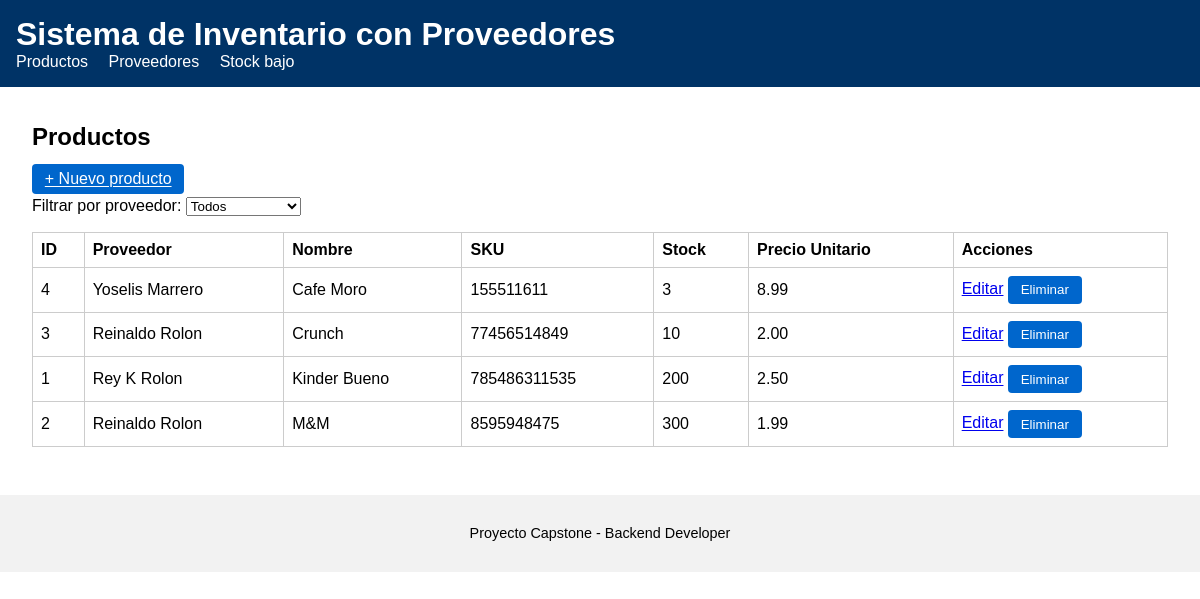
Page /products on the committed database.
### models.py (models this page shows, shortened)
class Product(db.Model):
    __tablename__ = "products"
    id = db.Column(db.Integer, primary_key=True)
    supplier_id = db.Column(db.Integer, db.ForeignKey("suppliers.id"), nullable=False)
    name = db.Column(db.String(120), nullable=False)
    sku = db.Column(db.String(80), unique=True, nullable=False)
    stock = db.Column(db.Integer, nullable=False, default=0)
    unit_price = db.Column(db.Float, nullable=False, default=0.0)

class Supplier(db.Model):
    __tablename__ = "suppliers"
    id = db.Column(db.Integer, primary_key=True)
    name = db.Column(db.String(120), nullable=False)
    contact_email = db.Column(db.String(120))
    phone = db.Column(db.String(120))
    products = db.relationship("Product", backref="supplier", lazy=True)

### app.py (the view)
    @app.route("/products")
    def list_products():
        supplier_id = request.args.get("supplier_id", type=int)
        suppliers = Supplier.query.order_by(Supplier.name).all()
        query = Product.query.order_by(Product.name)
        if supplier_id:
            query = query.filter(Product.supplier_id == supplier_id)
        products = query.all()
        return render_template(
            "products_list.html",
            products=products,
            suppliers=suppliers,
            selected_supplier_id=supplier_id
        )

### templates/products_list.html (shortened to what this page needs)
{% extends "base.html" %}
{% block content %}
<h2>Productos</h2>
<a class="btn" href="{{ url_for('create_product') }}">+ Nuevo producto</a>
<form method="get" class="filter-form">
    <label>Filtrar por proveedor:
        <select name="supplier_id" onchange="this.form.submit()">
            <option value="">Todos</option>
        </select>
    </label>
</form>
<table>
    <thead>
        <tr>
            <th>ID</th>
            <th>Proveedor</th>
            <th>Nombre</th>
            <th>SKU</th>
            <th>Stock</th>
            <th>Precio Unitario</th>
            <th>Acciones</th>
        </tr>
    </thead>
    <tbody>
    {% for product in products %}
        <tr>
            <td>{{ product.id }}</td>
            <td>{{ product.supplier.name }}</td>
            <td>{{ product.name }}</td>
            <td>{{ product.sku }}</td>
            <td>{{ product.stock }}</td>
            <td>{{ "%.2f"|format(product.unit_price) }}</td>
            <td>
                <a href="{{ url_for('edit_product', product_id=product.id) }}">Editar</a>
                <form action="{{ url_for('delete_product', product_id=product.id) }}" method="post" style="display:inline;" onsubmit="return confirm('¿Seguro que deseas eliminar este producto?');">
                    <button type="submit">Eliminar</button>
                </form>
            </td>
        </tr>
    {% else %}
        <tr><td colspan="7">No hay productos registrados.</td></tr>
    {% endfor %}
    </tbody>
</table>
{% endblock %}

### static/css/styles.css (style rules this page uses)
body { font-family: Arial, sans-serif; margin: 0; padding: 0; }
table { width: 100%; border-collapse: collapse; margin-top: 1rem; }
table th, table td { border: 1px solid #ccc; padding: 0.5rem; text-align: left; }
.btn, button { background: #0066cc; color: white; padding: 0.4rem 0.8rem; border: none; cursor: pointer; border-radius: 4px; }
form label { display: block; margin: 0.5rem 0; }

### rows in the picture
Product: id "4", supplier.name "Yoselis Marrero", name "Cafe Moro", sku "155511611", stock "3", unit_price "8.99"
Product: id "3", supplier.name "Reinaldo Rolon", name "Crunch", sku "77456514849", stock "10", unit_price "2.00"
Product: id "1", supplier.name "Rey K Rolon", name "Kinder Bueno", sku "785486311535", stock "200", unit_price "2.50"
Product: id "2", supplier.name "Reinaldo Rolon", name "M&M", sku "8595948475", stock "300", unit_price "1.99"
